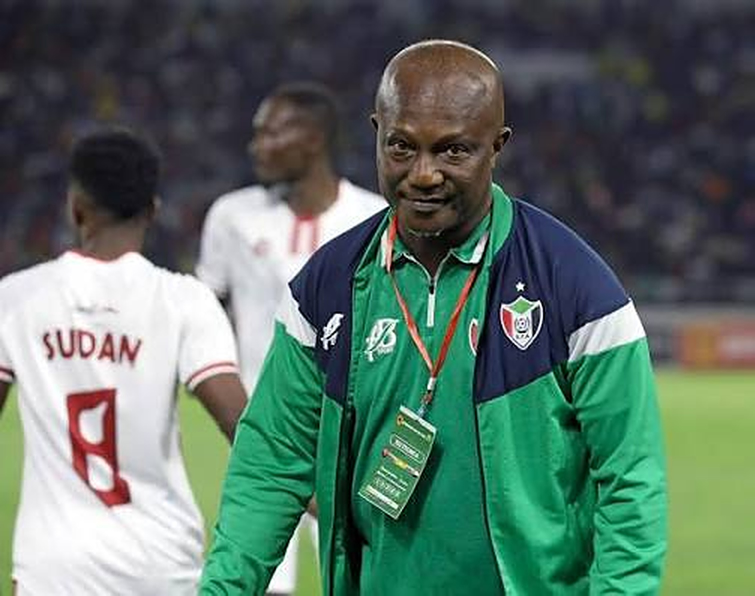
#> input picture Appiah_Investigation/Project_Files/photos/appiah_sudan.jpg, 1509 x 1191 px, found by its file name (shown at 1/2 size)
$ python render_appiah.py ../photos/appiah_portrait.jpg ../photos/appiah_sudan.jpg ../photos/appiah_sudan.jpg
#> lines starting #> are read from the running program, lines starting #| are printed output that depends on the picture
"""Alwan newspaper investigative sports reel: «منتخب السودان.. من يدير المشهد خلف الكواليس؟»
Usage: render_appiah.py SCRATCH UNUSED OUT_DIR [wK | preview times...]"""
import sys, os, json, math, subprocess
import numpy as np
from PIL import Image, ImageDraw, ImageFont, ImageFilter

S, EDL_PATH, OUT = sys.argv[1], sys.argv[2], sys.argv[3]
ARGS = sys.argv[4:]
WORKER = ARGS[0] if ARGS and ARGS[0].startswith("w") else None
PREVIEW = [] if WORKER else [float(x) for x in ARGS]
W, H, FPS = 1080, 1920, 30
X = f"{S}/haroun"; PH = f"{S}/ext/photos_ka"

# brand palette — sampled from the official Alwan logo
RED = np.array([215, 36, 41], np.float32) / 255      # #D72429 (logo dot)
CHAR = np.array([64, 64, 64], np.float32) / 255      # #404040 (logo letters)
GREY = np.array([216, 218, 217], np.float32) / 255   # #D8DAD9 (logo map)
WHITE = np.ones(3, np.float32)
INK = np.array([18, 18, 19], np.float32) / 255       # near-black base (darkened charcoal)

FONT = {"alex": f"{S}/fonts/Alexandria%5Bwght%5D.ttf", "taj": f"{S}/fonts/Tajawal-Bold.ttf", "tajm": f"{S}/fonts/Tajawal-Medium.ttf", "tajx": f"{S}/fonts/Tajawal-ExtraBold.ttf", "oswald": f"{S}/fonts/Oswald%5Bwght%5D.ttf"}

def clamp(x, a=0.0, b=1.0): return max(a, min(b, x))
def ease_out(x): x = clamp(x); return 1 - (1 - x) ** 3
def ease_io(x): x = clamp(x); return x * x * (3 - 2 * x)
def lerp(a, b, u): return a + (b - a) * u
def fade(t, t0, t1, fi=0.35, fo=0.3):
    if t < t0 or t > t1: return 0.0
    return min(ease_out((t - t0) / fi), ease_io((t1 - t) / fo))

# [5 lines left out: function font, not called in this run]

_cache = {}
# [39 lines left out: functions text, scale_sprite, blit, not called in this run]

def rect(fr, x0, y0, x1, y1, col, a=1.0):
    x0, y0, x1, y1 = [int(round(v)) for v in (max(0, x0), max(0, y0), min(W, x1), min(H, y1))]
    if x1 > x0 and y1 > y0: fr[y0:y1, x0:x1] = fr[y0:y1, x0:x1] * (1 - a) + col * a

yy, xx = np.mgrid[0:H, 0:W].astype(np.float32)
VIG = (1 - 0.5 * np.clip(((xx - 540) / 780) ** 2 + ((yy - 960) / 1300) ** 2, 0, 1) ** 1.4)[..., None].astype(np.float32)
GRAIN = [np.random.default_rng(k).normal(0, 0.012, (H, W, 1)).astype(np.float32) for k in range(5)]
BOTTOM = np.clip((yy - 1150) / 600, 0, 1)[..., None].astype(np.float32) ** 1.3   # gradient for subtitle legibility


# ---------------------------------------------------------------- media
DUR = 85.0
def load_photo(name, grade_kind="news"):
#> called with name = 'appiah_sudan', grade_kind = 'news'
    im = Image.open(f"{PH}/{name}.jpg").convert("RGB")
#> im is the input picture: PIL image 1509x1191 RGB; mean R, G, B 89.2, 112.1, 101.2
    x = np.asarray(im).astype(np.float32) / 255
    m = x.reshape(-1, 3).mean(0); x = x * (m.mean() / np.maximum(m, 1e-3)) ** 0.35     # partial WB
#> after `m = x.reshape(-1, 3).mean(0)`: m = [0.35, 0.44, 0.397]
    x = np.clip((x - 0.5) * 1.1 + 0.5, 0, 1)
    lum = (x * np.array([0.299, 0.587, 0.114])).sum(2, keepdims=True)
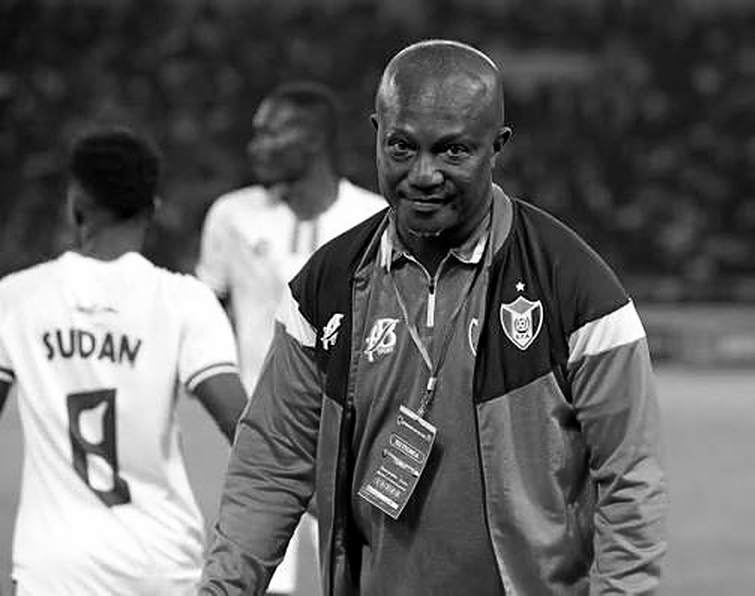
#> lum: shape (1191, 1509, 1) float64 (shown at 1/2 size); min 0, max 1, mean 0.393
    x = lum + (x - lum) * (0.92 if grade_kind == "news" else 0.25)
    x = x * np.array([0.98, 0.99, 1.02])                                                    # cool investigative tone
    return Image.fromarray((np.clip(x, 0, 1) * 255).astype(np.uint8)).filter(ImageFilter.UnsharpMask(1.6, 50, 2))
P = {n: load_photo(n) for n in ("appiah_sudan", "kigali_pele_stadium", "kigali_pele_side", "sudan_team_2011")}
#> (the run stopped early here; a loop or call above may not have finished)
